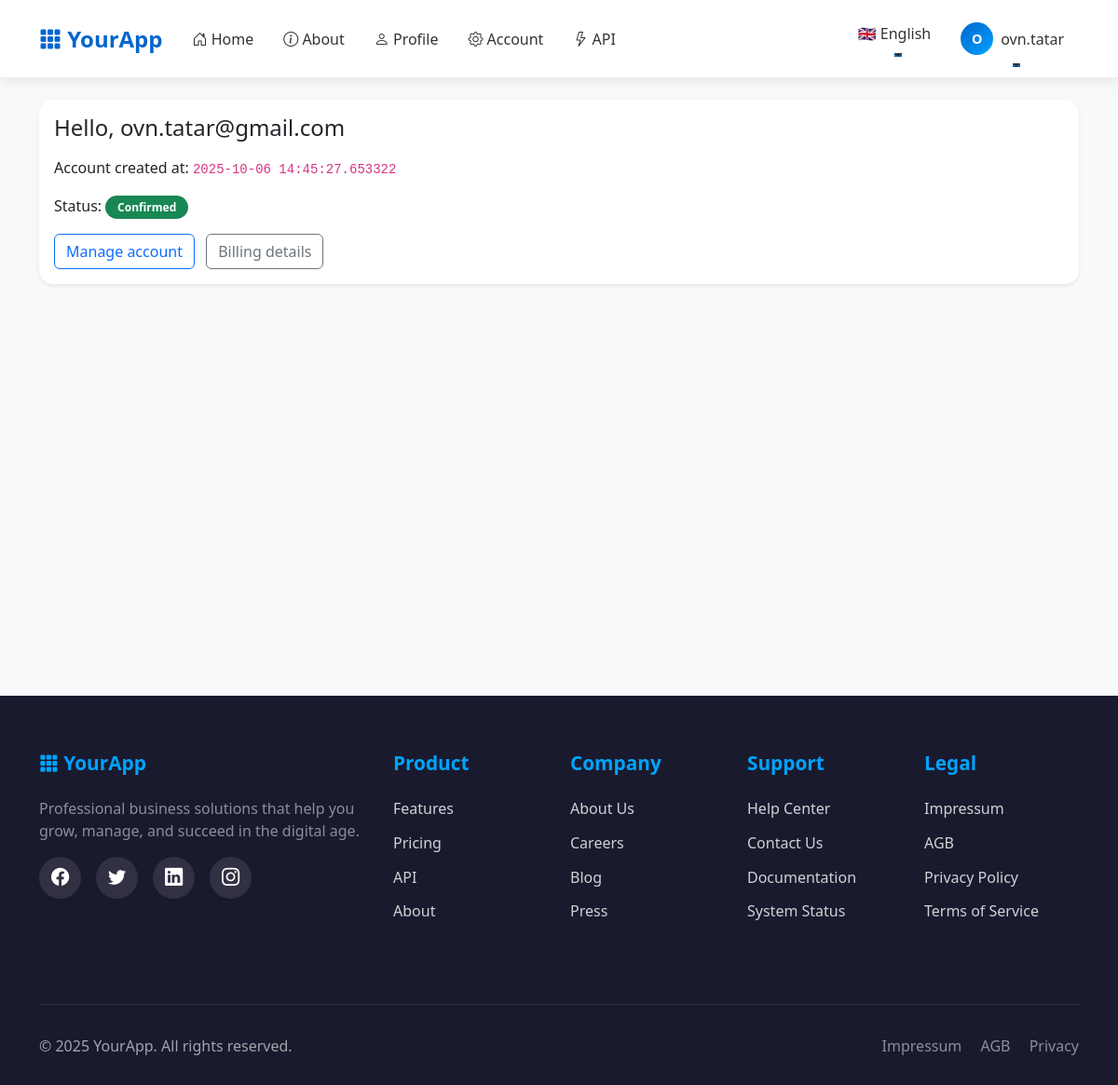
The page /profile (signed in) on the database its author committed.
### app/models/user.py (models this page shows, shortened)
class User(UserMixin, db.Model):
    id = db.Column(db.Integer, primary_key=True)
    email = db.Column(db.String(255), unique=True, nullable=False, index=True)
    language = db.Column(db.String(5), default='en')
    role = db.Column(db.String(20), nullable=False, default='user', index=True)
    password_hash = db.Column(db.String(255), nullable=False)
    created_at = db.Column(db.DateTime, default=datetime.utcnow, nullable=False)
    confirmed_at = db.Column(db.DateTime, nullable=True)
    is_active = db.Column(db.Boolean, default=True, nullable=False, index=True)
    plan_id = db.Column(db.Integer, db.ForeignKey('plan.id'), nullable=True)
    plan = db.relationship('Plan', back_populates='users')
    plan_subscribed_at = db.Column(db.DateTime, nullable=True)
    billing = db.relationship("BillingProfile", uselist=False, back_populates="user", cascade="all, delete-orphan")
    api_keys = db.relationship("APIKey", back_populates="user", cascade="all, delete-orphan", lazy='dynamic')
    @property
    def is_confirmed(self) -> bool:
        return self.confirmed_at is not None
    @property
    def is_authenticated(self):
        return True

### app/blueprints/main/routes.py (the view)
@bp.get("/profile")
@login_required
def profile():
    return render_template("profile.html", user=current_user)

### app/__init__.py (called while the page is built)
def get_locale():
    from flask_login import current_user
    if current_user.is_authenticated and hasattr(current_user, 'language'):
        return current_user.language
    from flask import current_app
    return request.accept_languages.best_match(current_app.config['BABEL_SUPPORTED_LOCALES'])

### app/context_helpers.py (called while the page is built)
def register_context_processors(app):
    @app.context_processor
    def utility_processor():
        def has_endpoint(name: str) -> bool:
            return name in current_app.view_functions
        return dict(has_endpoint=has_endpoint)

### app/templates/profile.html
{% extends "base.html" %}
{% block content %}
<div class="card shadow-sm">
  <div class="card-body">
    <h1 class="h4 mb-3">Hello, {{ user.email }}</h1>
    <p>Account created at: <code>{{ user.created_at }}</code></p>
    <p>Status: {% if user.is_confirmed %}<span class="badge text-bg-success">Confirmed</span>{% else %}<span class="badge text-bg-warning">Unconfirmed</span>{% endif %}</p>
    <div class="mt-3">
      <a class="btn btn-outline-primary me-2" href="{{ url_for('account.overview') }}">Manage account</a>
      <a class="btn btn-outline-secondary" href="{{ url_for('account.billing') }}">Billing details</a>
    </div>
  </div>
</div>
{% endblock %}

### app/templates/base.html (shortened to what this page needs)
<!doctype html>
<html lang="en">
<head>
    <link href="https://cdn.jsdelivr.net/npm/bootstrap@5.3.3/dist/css/bootstrap.min.css" rel="stylesheet">
    <link rel="stylesheet" href="https://cdn.jsdelivr.net/npm/bootstrap-icons@1.11.0/font/bootstrap-icons.css">
    <link href="{{ url_for('static', filename='css/app.css') }}" rel="stylesheet">
</head>
<body>
    <nav class="navbar navbar-expand-lg navbar-light sticky-top">
        <div class="container">
            <a class="navbar-brand" href="{{ url_for('main.index') }}">
                <i class="bi bi-grid-3x3-gap-fill"></i> YourApp
            </a>
            <div class="collapse navbar-collapse" id="navbarNav">
                <ul class="navbar-nav me-auto">
                    <li class="nav-item">
                        <a class="nav-link" href="{{ url_for('main.index') }}">
                            <i class="bi bi-house-door"></i> {{ _('Home') }}
                        </a>
                    </li>
                    <li class="nav-item">
                        <a class="nav-link" href="{{ url_for('main.about') }}">
                            <i class="bi bi-info-circle"></i> {{ _('About') }}
                        </a>
                    </li>
                    {% if current_user.is_authenticated %}
                    <li class="nav-item">
                        <a class="nav-link" href="{{ url_for('main.profile') }}">
                            <i class="bi bi-person"></i> {{ _('Profile') }}
                        </a>
                    </li>
                    <li class="nav-item">
                        <a class="nav-link" href="{{ url_for('account.overview') }}">
                            <i class="bi bi-gear"></i> {{ _('Account') }}
                        </a>
                    </li>
                    {% endif %}
                    <li class="nav-item">
                        <a class="nav-link" href="/api/v1/ping">
                            <i class="bi bi-lightning"></i> API
                        </a>
                    </li>
                </ul>
                <ul class="navbar-nav">
                    {% if current_user.is_authenticated %}
                        <li class="nav-item dropdown language-dropdown">
                            <a class="nav-link dropdown-toggle" href="#" id="languageDropdown" role="button"
                               data-bs-toggle="dropdown" aria-expanded="false">
                                {% if current_user.language == 'de' %}
                                    🇩🇪 Deutsch
                                {% else %}
                                    🇬🇧 English
                                {% endif %}
                            </a>
                        </li>
                        <li class="nav-item dropdown">
                            <a class="nav-link dropdown-toggle d-flex align-items-center" href="#" id="userDropdown"
                               role="button" data-bs-toggle="dropdown" aria-expanded="false">
                                <div class="user-avatar me-2">
                                    {{ current_user.email[0]|upper }}
                                </div>
                                <span class="d-none d-lg-inline">{{ current_user.email.split('@')[0] }}</span>
                            </a>
                        </li>
                    {% endif %}
                </ul>
            </div>
        </div>
    </nav>
    <main class="py-4">
        <div class="container">
            {% block content %}{% endblock %}
        </div>
    </main>
    <footer class="footer">
        <div class="container">
            <div class="row">
                <div class="col-lg-4 mb-4">
                    <h3 class="footer-title">
                        <i class="bi bi-grid-3x3-gap-fill"></i> YourApp
                    </h3>
                    <p class="text-white-50">Professional business solutions that help you grow, manage, and succeed in the digital age.</p>
                    <div class="social-links">
                        <a href="#" aria-label="Facebook"><i class="bi bi-facebook"></i></a>
                        <a href="#" aria-label="Twitter"><i class="bi bi-twitter"></i></a>
                        <a href="#" aria-label="LinkedIn"><i class="bi bi-linkedin"></i></a>
                        <a href="#" aria-label="Instagram"><i class="bi bi-instagram"></i></a>
                    </div>
                </div>
                <div class="col-lg-2 col-md-6 mb-4">
                    <h4 class="footer-title">Product</h4>
                    <ul class="footer-links">
                        <li><a href="{{ url_for('main.index') }}#features">Features</a></li>
                        <li><a href="{{ url_for('account.view_plan') }}">Pricing</a></li>
                        <li><a href="/api/v1/ping">API</a></li>
                        <li><a href="{{ url_for('main.about') }}">About</a></li>
                    </ul>
                </div>
                <div class="col-lg-2 col-md-6 mb-4">
                    <h4 class="footer-title">Company</h4>
                    <ul class="footer-links">
                        <li><a href="{{ url_for('main.about') }}">About Us</a></li>
                        <li><a href="/careers">Careers</a></li>
                        <li><a href="/blog">Blog</a></li>
                        <li><a href="/press">Press</a></li>
                    </ul>
                </div>
                <div class="col-lg-2 col-md-6 mb-4">
                    <h4 class="footer-title">Support</h4>
                    <ul class="footer-links">
                        <li><a href="/help">Help Center</a></li>
                        <li><a href="/contact">Contact Us</a></li>
                        <li><a href="/docs">Documentation</a></li>
                        <li><a href="/status">System Status</a></li>
                    </ul>
                </div>
                <div class="col-lg-2 col-md-6 mb-4">
                    <h4 class="footer-title">Legal</h4>
                    <ul class="footer-links">
                        <li><a href="/impressum">Impressum</a></li>
                        <li><a href="/agb">AGB</a></li>
                        <li><a href="/privacy">Privacy Policy</a></li>
                        <li><a href="/terms">Terms of Service</a></li>
                    </ul>
                </div>
            </div>
            <div class="footer-bottom">
                <div class="row">
                    <div class="col-md-6 text-center text-md-start mb-3 mb-md-0">
                        <p class="mb-0">&copy; 2025 YourApp. All rights reserved.</p>
                    </div>
                    <div class="col-md-6 text-center text-md-end">
                        <p class="mb-0">
                            <a href="/impressum" class="text-white-50 text-decoration-none me-3">Impressum</a>
                            <a href="/agb" class="text-white-50 text-decoration-none me-3">AGB</a>
                            <a href="/privacy" class="text-white-50 text-decoration-none">Privacy</a>
                        </p>
                    </div>
                </div>
            </div>
        </div>
    </footer>
</body>
</html>

### app/static/css/app.css (style rules this page uses)
.card { border-radius: 1rem; }
footer { background: #fafafa; }

### app/templates/base.html (style rules this page uses)
:root { --primary-color: #0066cc; --secondary-color: #004999; --accent-color: #00a3ff; --dark-bg: #1a1a2e; --light-bg: #f8f9fa; }
body { font-family: 'Segoe UI', Tahoma, Geneva, Verdana, sans-serif; background-color: #f8f9fa; }
.navbar { background: white !important; box-shadow: 0 2px 15px rgba(0, 0, 0, 0.1); padding: 1rem 0; }
.navbar-brand { font-weight: 700; font-size: 1.5rem; color: var(--primary-color) !important; transition: all 0.3s ease; }
.nav-link { font-weight: 500; color: #333 !important; margin: 0 0.5rem; transition: all 0.3s ease; position: relative; }
.nav-link::after { content: ''; position: absolute; bottom: -5px; left: 50%; width: 0; height: 2px; background: var(--primary-color); transition: all 0.3s ease; transform: translateX(-50%); }
main { min-height: calc(100vh - 200px); padding-top: 2rem; padding-bottom: 2rem; }
.card { border: none; border-radius: 15px; box-shadow: 0 5px 20px rgba(0, 0, 0, 0.08); transition: all 0.3s ease; }
.footer { background: var(--dark-bg); color: white; padding: 60px 0 30px; margin-top: 4rem; }
.footer-title { font-size: 1.3rem; font-weight: 600; margin-bottom: 1.5rem; color: var(--accent-color); }
.footer-links { list-style: none; padding: 0; }
.footer-links li { margin-bottom: 0.8rem; }
.footer-links a { color: rgba(255, 255, 255, 0.8); text-decoration: none; transition: all 0.3s ease; display: inline-block; }
.footer-bottom { border-top: 1px solid rgba(255, 255, 255, 0.1); margin-top: 3rem; padding-top: 2rem; text-align: center; color: rgba(255, 255, 255, 0.6); }
.social-links { display: flex; gap: 1rem; margin-top: 1rem; }
.social-links a { width: 45px; height: 45px; border-radius: 50%; background: rgba(255, 255, 255, 0.1); display: flex; align-items: center; justify-content: center; color: white; font-size: 1.2rem; transition: all 0.3s ease; text-decoration: none; }
.user-avatar { width: 35px; height: 35px; border-radius: 50%; background: linear-gradient(135deg, var(--primary-color), var(--accent-color)); display: flex; align-items: center; justify-content: center; color: white; font-weight: 600; font-size: 0.9rem; }
.badge { padding: 0.4rem 0.8rem; border-radius: 50px; font-weight: 600; }
.language-dropdown .dropdown-toggle { display: flex; align-items: center; gap: 0.5rem; }

### rows shown on the page
User: email "O", email "ovn.tatar", email "ovn.tatar@gmail.com", created_at "2025-10-06 14:45:27.653322"
